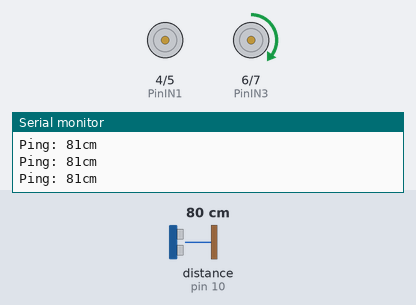
This sketch was run on a simulated Arduino Uno, built with avr-gcc and run on an emulated ATmega328P. Parts: motor-driver pin pairs drawn as motors (green arrow = first pin HIGH = forward, orange = second pin HIGH = backward, longer = more drive, scaled by the enable pin), the last lines printed to the serial monitor. The inputs (shaded band) are chosen by the test bench; at power-on: distance to the obstacle (sensor on pin 10) 80 cm. The echo pulse lasts 58.3 µs per cm.

Above: at 1.2 s.
1.3 s: distance to the obstacle (sensor on pin 10) set to 33 cm
2.8 s: distance to the obstacle (sensor on pin 10) set to 29 cm
At 4.36 s:
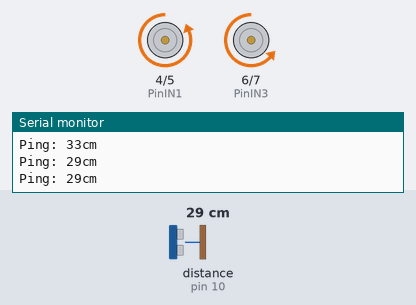
At 5.5 s:
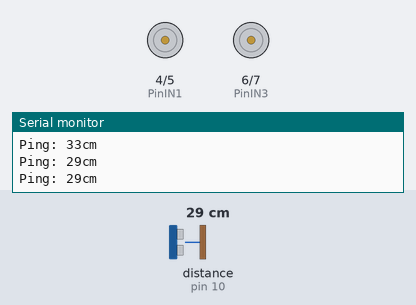
5.8 s: distance to the obstacle (sensor on pin 10) set to 35 cm
8.8 s: distance to the obstacle (sensor on pin 10) set to 2 cm
At 9.7 s:
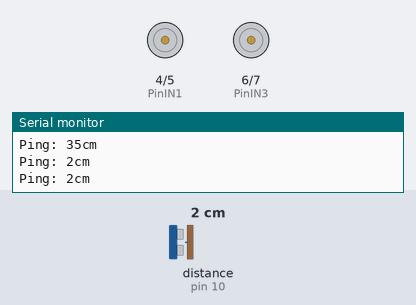
Timing chart, 0 to 12.8 s (numbered marks = the images above; inputs shaded):
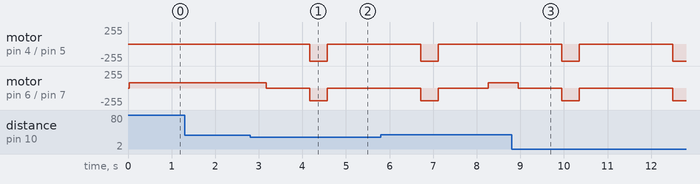

The sketch:

nuevoardubot.ino
```cpp
#include <NewPing.h>
//Pines de ultrasonido
const int pinecho = 10;
const int pintrigger = 9;
//Pines de motorreductor

int PinIN1 = 4;
int PinIN2 = 5;
int PinIN3 = 6;
int PinIN4 = 7;
int ENB = 3; // ENB conectada al pin 3 de Arduino
int ENA = 2;
// VARIABLES PARA CALCULOS
unsigned int tiempo, distancia;
NewPing sonar(pintrigger, pinecho, 200);
void setup() {
  // inicializar la comunicación serial a 1000 bits por segundo:
  Serial.begin(9600);
  // configuramos los pines como salida

  pinMode(PinIN1, OUTPUT);
  pinMode(PinIN2, OUTPUT);
  pinMode(PinIN3, OUTPUT);
  pinMode(PinIN4, OUTPUT);

}


void avanzar(int vela, int velb)
{
  analogWrite(ENB,velb);
  analogWrite(ENA,vela);
  digitalWrite (PinIN1, LOW);
  digitalWrite (PinIN2, HIGH);
  digitalWrite (PinIN3, HIGH);
  digitalWrite (PinIN4, LOW);


}
void detener()
{

  digitalWrite (PinIN1, LOW);
  digitalWrite (PinIN2, LOW);
  digitalWrite (PinIN3, LOW);
  digitalWrite (PinIN4, LOW);
}
void derecha(int vela, int velb)
{
  analogWrite(ENA,vela);
    analogWrite(ENB,velb);
  digitalWrite (PinIN1, LOW);
  digitalWrite (PinIN2, HIGH);
  digitalWrite (PinIN3, LOW);
  digitalWrite (PinIN4, HIGH);
}
void izquierda(int vela, int velb)
{
  analogWrite(ENA,vela);
    analogWrite(ENB,velb);
  digitalWrite (PinIN1, LOW);
  digitalWrite (PinIN2, HIGH);
  digitalWrite (PinIN3, LOW);
  digitalWrite (PinIN4, HIGH);
}

//calculo de la distancia para sensor
int ping(int pintrigger, int pinecho) {
  long duration, distanceCm;

  digitalWrite(pintrigger, LOW);  //para generar un pulso limpio ponemos a LOW 2us
  delayMicroseconds(2);
  digitalWrite(pintrigger, HIGH);  //generamos Trigger (disparo) de 2us
  delayMicroseconds(2);
  digitalWrite(pintrigger, LOW);

  duration = pulseIn(pinecho, HIGH);  //medimos el tiempo entre pulsos, en microsegundos

  distanceCm = duration * 10 / 292 / 2;  //convertimos a distancia, en cm
  return distanceCm;
}

//condiciones para que avance o retroceda segun la distancia del sensor

void loop() {
long distanceCm;
  distanceCm = sonar.ping_cm();
  Serial.print("Ping: ");
  Serial.print(distanceCm); // Send ping, get distance in cm and print result (0 = outside set distance range)
  Serial.println("cm");
  delay(25);
  int Limite = 30 ;                  // Medida en vacío del sensor
//si no cumple la distancia avanza o retrocede
  /*if (distancia > Limite) {
    MotorHorario();
    }
  else {
    MotorStop();
  }
  }*/

  if (distanceCm > Limite) {
     avanzar(80,80);
  delay(200);
}

   else {
   detener();
   delay(1000);
   derecha(170,190);
   delay(400);
       if (distancia > Limite) {
       avanzar(20,20);
       delay(200);
      }
       else {
       detener();
       delay(1000);
      }
    }
    distanceCm = sonar.ping_median()/US_ROUNDTRIP_CM;
    Serial.print("Ping: ");
    Serial.print(distanceCm); // Send ping, get distance in cm and print result (0 = outside set distance range)
    Serial.println("cm");
   }
```

Measured:
- the behaviour switches between 31 and 30 cm on distance to the obstacle (sensor on pin 10) (found by bisection; images 0 and 1)
- after the input at 2.8 s, motor on pin 4 (PinIN1) / pin 5 (PinIN2): stopped → backward 255/255 after 1.4 s, → stopped 0.40 s later; motor on pin 6 (PinIN3) / pin 7 (PinIN4): forward 80/255 → stopped after 0.37 s, → backward 190/255 1.0 s later, → stopped 0.40 s later
- after the input at 8.8 s, motor on pin 4 (PinIN1) / pin 5 (PinIN2): stopped → backward 255/255 after 1.2 s, → stopped 0.40 s later, → backward 255/255 2.1 s later; motor on pin 6 (PinIN3) / pin 7 (PinIN4): forward 80/255 → stopped after 0.15 s, → backward 190/255 1.0 s later, → stopped 0.40 s later, → backward 190/255 2.1 s later
